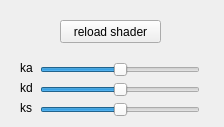
<?xml version="1.0" encoding="UTF-8"?>
<ui version="4.0">
 <class>ColorGrading</class>
 <widget class="QWidget" name="ColorGrading">
  <property name="geometry">
   <rect>
    <x>0</x>
    <y>0</y>
    <width>224</width>
    <height>127</height>
   </rect>
  </property>
  <property name="windowTitle">
   <string>Form</string>
  </property>
  <widget class="QPushButton" name="reloadShaderButton">
   <property name="geometry">
    <rect>
     <x>60</x>
     <y>20</y>
     <width>101</width>
     <height>23</height>
    </rect>
   </property>
   <property name="text">
    <string>reload shader</string>
   </property>
  </widget>
  <widget class="QLabel" name="label">
   <property name="geometry">
    <rect>
     <x>20</x>
     <y>60</y>
     <width>21</width>
     <height>16</height>
    </rect>
   </property>
   <property name="text">
    <string>ka</string>
   </property>
  </widget>
  <widget class="QLabel" name="label_2">
   <property name="geometry">
    <rect>
     <x>20</x>
     <y>100</y>
     <width>21</width>
     <height>16</height>
    </rect>
   </property>
   <property name="text">
    <string>ks</string>
   </property>
  </widget>
  <widget class="QLabel" name="label_3">
   <property name="geometry">
    <rect>
     <x>20</x>
     <y>80</y>
     <width>21</width>
     <height>16</height>
    </rect>
   </property>
   <property name="text">
    <string>kd</string>
   </property>
  </widget>
  <widget class="QSlider" name="kaSlider">
   <property name="geometry">
    <rect>
     <x>40</x>
     <y>60</y>
     <width>160</width>
     <height>19</height>
    </rect>
   </property>
   <property name="maximum">
    <number>1000</number>
   </property>
   <property name="value">
    <number>500</number>
   </property>
   <property name="orientation">
    <enum>Qt::Horizontal</enum>
   </property>
  </widget>
  <widget class="QSlider" name="kdSlider">
   <property name="geometry">
    <rect>
     <x>40</x>
     <y>80</y>
     <width>160</width>
     <height>19</height>
    </rect>
   </property>
   <property name="maximum">
    <number>1000</number>
   </property>
   <property name="value">
    <number>500</number>
   </property>
   <property name="orientation">
    <enum>Qt::Horizontal</enum>
   </property>
  </widget>
  <widget class="QSlider" name="ksSlider">
   <property name="geometry">
    <rect>
     <x>40</x>
     <y>100</y>
     <width>160</width>
     <height>19</height>
    </rect>
   </property>
   <property name="maximum">
    <number>1000</number>
   </property>
   <property name="value">
    <number>500</number>
   </property>
   <property name="orientation">
    <enum>Qt::Horizontal</enum>
   </property>
  </widget>
 </widget>
 <resources/>
 <connections/>
</ui>
